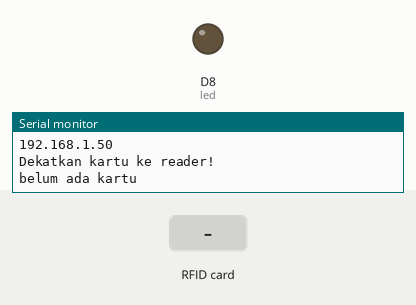
Simulated run of this sketch. Board: ESP8266 (NodeMCU). On the bench: output pins drawn as LEDs (lit = HIGH), the last lines printed to the serial monitor. The test bench sets the inputs (shaded band). WiFi joins after 1.5 s; servers stay silent unless stated; uploads are accepted with an empty reply.

Above: at 2.7 s.
2.8 s: RFID card 07 07 20 03 held to the reader
At 4.8 s:
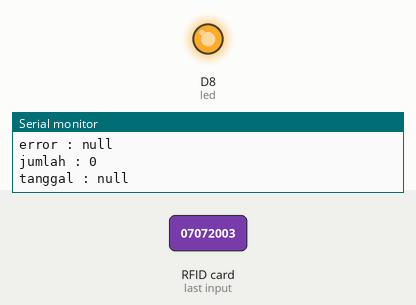
5.5 s: RFID card 5E 7A 19 C4 held to the reader
At 9.2 s:
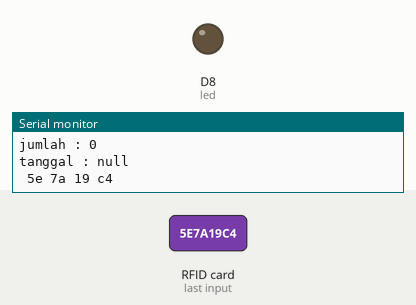
Timing chart, 0 to 10.7 s (numbered marks = the images above; inputs shaded):
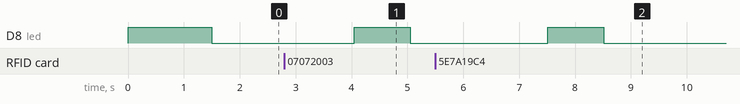

The sketch:

code_ard-v2.ino
```cpp
#include <ArduinoJson.h>
#include <ArduinoJson.hpp>
#include <SPI.h>
#include <MFRC522.h>
#include <EEPROM.h>
#include <ESP8266HTTPClient.h>
#include <ESP8266WiFi.h>
#include <WiFiClient.h>

/*
pin esp8266 :
SDA D2
SCK D5
MOSI D7
MISO D6
GND
RST D1
3V
*/


//konfigurasi pin untuk rfid
#define RST_PIN D1
#define SS_PIN D2

//alamat API untuk select mapping_arduino_katering
#define API_MAPPING "http://192.168.43.251/ProyekKupon/api/mapping_arduino_katering/select"
//alamat API untuk insert kupon_harian
#define API_TRANSACTION "http://192.168.43.251/ProyekKupon/api/kupon_harian/insert"
//alamat API untuk insert arduino
#define API_ARDUINO "http://192.168.43.251/ProyekKupon/api/arduino/insert"
#define API_RFID "http://192.168.43.251/ProyekKupon/api/rfid/select"

//inisiasi rfid
MFRC522 mfrc522(SS_PIN, RST_PIN);

WiFiClient wifiClient;
//variabel untuk konek ke wifi
const char* ssid = "Infinix HOT 8 Neo ";
const char* password = "07072003";

//variabel untuk id unik alat
String id_arduino = "AD 12 5";
/*
variabel untuk menyimpan data id kantin & katering saat mencari
dengan mapping_arduino_katering
*/
int id_katering;
int id_kantin;

//untuk menyimpan bacaan rfid
String uidCard;

//led uji
int led = D8;
//untuk menyimpan ip_arduino
String ip_arduino;

void setup() {

  //inisiasi serial komunikasi ke 9600
  Serial.begin(9600);
  pinMode(led, OUTPUT);
  digitalWrite(led, LOW);
  //inisiasi SPI bus
  SPI.begin();
  connectWifi();

  //inisiasi mfrc522
  Serial.println("Dekatkan kartu ke reader!");
  mfrc522.PCD_Init();
  Serial.print("");
}

void loop() {
  /*
    note: id_rfid int, tapi rfid_uid String perlu diubah kedepan
  */
  Serial.println("belum ada kartu");
  String rfid_uid = readRfid();
  if (rfid_uid != "") {
    // if(getMapping(id_arduino)){
    //   sendTransaksi(id_arduino, id_kantin, id_katering, 2);
    // }
    Serial.println(rfid_uid);
  }
  delay(2000);

}

/* fungsi untuk connect ke wifi */
void connectWifi() {
  Serial.print("Connecting to ");
  Serial.println(ssid);
  WiFi.begin(ssid, password);

  while (WiFi.status() != WL_CONNECTED) {
    digitalWrite(led, HIGH);
    delay(500);
    Serial.print(".");
    digitalWrite(led, LOW);
  }
  digitalWrite(led, LOW);
  Serial.println("");
  Serial.println("WiFi connected");
  Serial.println("IP address: ");
  Serial.println(WiFi.localIP());
  ip_arduino = WiFi.localIP().toString();
}


/*
  fungsi untuk membaca katu ketika user tap-card
*/
String readRfid() {

  //deteksi apakah ada kartu atau select jika ada kartu
  if (!mfrc522.PICC_IsNewCardPresent() || !mfrc522.PICC_ReadCardSerial()) {
    return "";
  }

  //membaca uid
  Serial.print("UID tag : ");
  String content = "";
  byte letter;

  for (byte i = 0; i < mfrc522.uid.size; i++) {
    Serial.print(mfrc522.uid.uidByte[i] < 0x10 ? " 0" : " ");
    Serial.print(mfrc522.uid.uidByte[i], HEX);
    content.concat(String(mfrc522.uid.uidByte[i] < 0x10 ? " 0" : " "));
    content.concat(String(mfrc522.uid.uidByte[i], HEX));
  }

  Serial.println();
  Serial.print("UID value : ");
  Serial.println(content);

  //handle jika user sudah melakukan scan
  if(uidCard == content){
    Serial.println("Sudah Scan");
  }

  uidCard = content;
  // insertArduino(content);
  bool get_map = getMapping(id_arduino);

  if (get_map == true) {
    sendTransaksi(id_arduino, id_kantin, id_katering, content);
  }
  // getRfid(uidCard);
  return content;
}


/*
 function untuk get data dari mapping_arduino_katering,
 untuk mencari id_kantin dan id_katering menggunakan id_arduino.
*/
bool getMapping(String id_arduino) {
  //cek apakah tersambung wifi
  if (WiFi.status() == WL_CONNECTED) {
    StaticJsonDocument<200> jsonDoc;
    jsonDoc["id_arduino"] = id_arduino;

    HTTPClient http;
    //post data id_arduino ke API (select mapping_arduino_katering)
    http.begin(wifiClient, API_MAPPING);
    http.addHeader("Content-Type", "application/json");
    String jsonString;
    serializeJson(jsonDoc, jsonString);
    int responseCode = http.POST(jsonString);

    //cek jika berhasil post data
    if (responseCode == 200) {
      String response = http.getString();
      Serial.println("Data Mapping : " + response);

      //consume json response dari api
      DynamicJsonDocument doc(1024);
      deserializeJson(doc, response);

      //apabila data diterima tidak null, maka simpan ke variabel terkait
      if (doc["id_katering"] != "") {
        id_katering = doc["id_katering"].as<int>();
        id_kantin = doc["id_kantin"].as<int>();
      }
      http.end();
      return true;
    }
    //jika post failed maka print error
    else {
      Serial.println("Error get mapping_arduino_katering : " + String(responseCode));
      http.end();
      return false;
    }
  }
  return false;
}

/*
function untuk select data id_rfid by no_rfid : (note: for testing purpose only)
*/
bool getRfid(String no_rfid) {
  //cek apakah tersambung wifi
  if (WiFi.status() == WL_CONNECTED) {
    StaticJsonDocument<200> jsonDoc;
    no_rfid.trim();
    // Masukkan string yang telah di-trim ke dalam JSON document
    jsonDoc["no_rfid"] = no_rfid.c_str();
    Serial.println(no_rfid);

    HTTPClient http;
    //post data id_arduino ke API (select mapping_arduino_katering)
    http.begin(wifiClient, API_RFID);
    http.addHeader("Content-Type", "application/json");
    String jsonString;
    serializeJson(jsonDoc, jsonString);
    int responseCode = http.POST(jsonString);

    //cek jika berhasil post data
    if (responseCode == 200) {
      String response = http.getString();
      Serial.println("Data rfid : " + response);

      //consume json response dari api
      DynamicJsonDocument doc(1024);
      deserializeJson(doc, response);

      //apabila data diterima tidak null, maka simpan ke variabel terkait
      if (doc["id_rfid"] != "") {
        Serial.println("Ada rfid nih");
      } else {
        Serial.println("tidak ada rfid");
      }
      http.end();
      return true;
    }
    //jika post failed maka print error
    else {
      Serial.println("Error get rfid : " + String(responseCode));
      http.end();
      return false;
    }
  }
  return false;
}

/*
  function untuk post data transaksi kupon_harian
*/
bool sendTransaksi(String id_arduino, int id_kantin, int id_katering, String no_rfid) {
  //cek jika tersambung ke wifi
  if (WiFi.status() == WL_CONNECTED) {

    StaticJsonDocument<1024> jsonDoc;
    jsonDoc["id_arduino"] = String(id_arduino);
    jsonDoc["id_kantin"] = 1;
    jsonDoc["id_katering"] = 1;
    no_rfid.trim();
    // Masukkan string yang telah di-trim ke dalam JSON document
    jsonDoc["no_rfid"] = no_rfid.c_str();
    Serial.println("Kudune ngirim sih...");
    // Serial.println("kirim -> id arduino : " + id_arduino + " id kantin:" + String(id_kantin) + " id katering:" + String(id_katering) + " no rfid :" + no_rfid);


    HTTPClient http;
    //post data body json ke insert kupon_harian
    http.begin(wifiClient, API_TRANSACTION);
    http.addHeader("Content-Type", "application/json");
    // String postData = "{\"id_arduino\":\"" + String(id_arduino) + "\",\"id_kantin\":\"" + String(id_kantin) + "\",\"id_katering\":\"" + String(id_katering) + "\",\"id_rfid\":\"" + String(id_rfid) + "\"}";
    String jsonString;
    serializeJson(jsonDoc, jsonString);
    int responseCode = http.POST(jsonString);

    //cek jika berhasil post data
    if (responseCode == 200) {

      String response = http.getString();
      Serial.println("Transaksi Response : " + response);

      //decode json hasil respon dan ke variabel local terkait;
      DynamicJsonDocument doc(1024);
      deserializeJson(doc, response);
      String message = doc["message"].as<String>();
      String kantin = doc["kantin"].as<String>();
      int nik = doc["nik"].as<int>();
      String status = doc["status"].as<String>();
      String error = doc["error"].as<String>();
      int jumlah = doc["jumlah"].as<int>();
      String tanggal = doc["tanggal"].as<String>();

      //print hasil response;
      Serial.println("Message : " + message);
      Serial.println("nik : " + String(nik));
      Serial.println("kantin : " + kantin);
      Serial.println("status : " + status);
      Serial.println("error : " + error);
      Serial.println("jumlah : " + String(jumlah));
      Serial.println("tanggal : " + tanggal);

      //return true jika berhasil post
      http.end();
      digitalWrite(led, HIGH);
      delay(1000);
      digitalWrite(led, LOW);
      return true;
    }
    //cek jika tidak berhasil post data
    else {
      //print error & return false
      Serial.println("Error post transaksi : " + String(responseCode));
      http.end();
      return false;
    }
  }
  return false;
}

//kode untuk menyimpan data ke flash memory
// void writeMemory(String konten) {
//   for (int i = 0; i < konten.length(); i++) {
//     EEPROM.write(int i, konten[i]);
//   }

//   EEPROM.write(konten.length(), '\0');
//   EEPROM.commit();
// }

//kode untuk membaca data dari flash memory
String readMemory() {
  String konten = "";
  for (int i = 0; i < 20; i++) {
    char c = EEPROM.read(i);
    if (c == '\0') break;
    konten += c;
  }
  return konten;
}
```

Measured:
- after the input at 2.8 s, D8 (led): LOW → HIGH after 1.3 s, → LOW 1.0 s later
- after the input at 5.5 s, D8 (led): LOW → HIGH after 2.0 s, → LOW 1.0 s later
